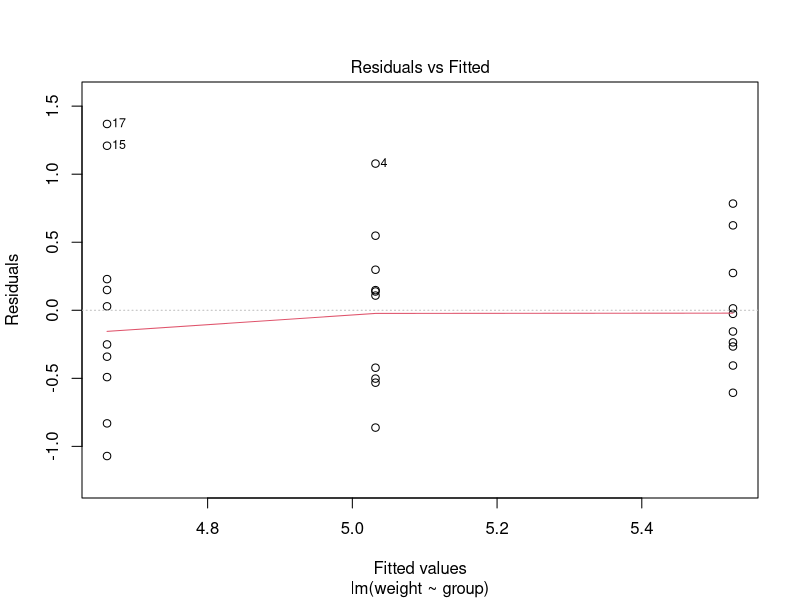
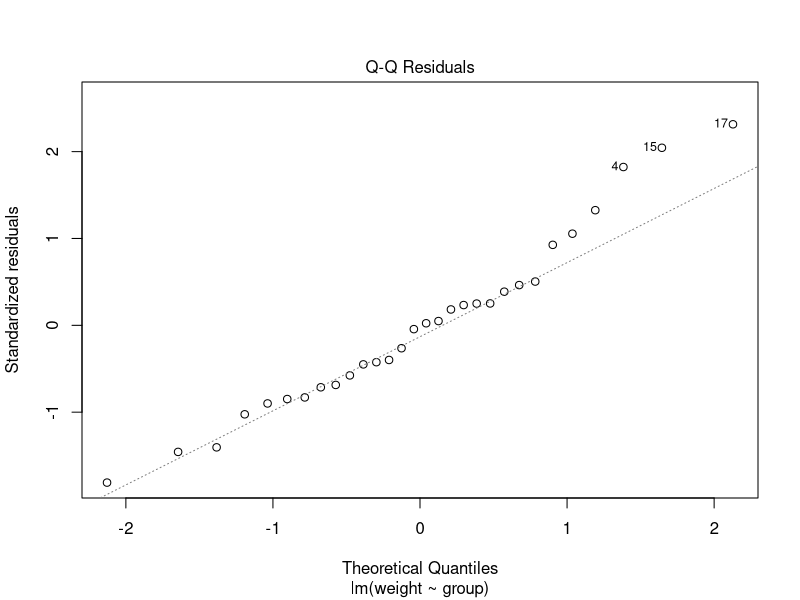
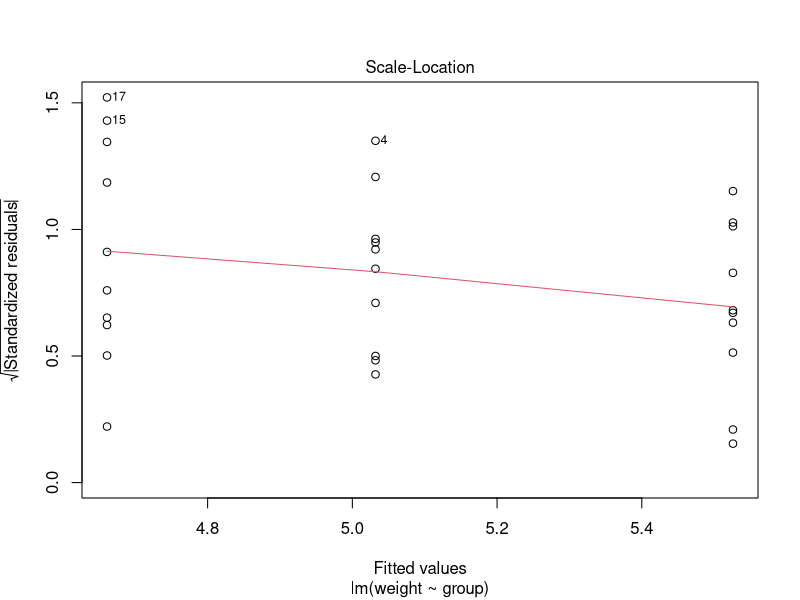
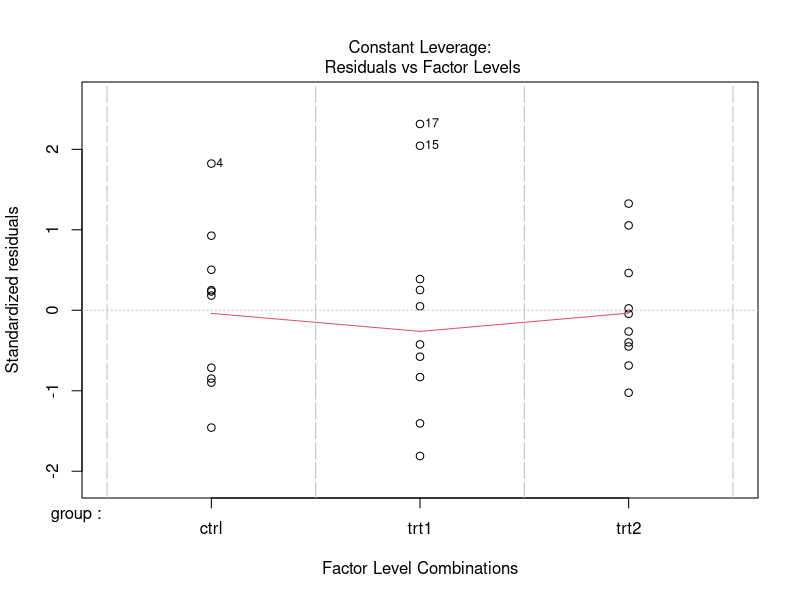

Source code (R) for these figures, in order:
## Section 9.2. These are pencil and paper exercises, but the following R code
## generates the answers...
## 1.
x <- c(0.1, 1.3, 0.4, 1.4, 2.0, 1.6)
z <- factor(c("a", "a", "fred", "a", "c", "c"))
model.matrix(~ x + z) ## obviously any re-ordering of columns is fine

#  (Intercept)   x zc zfred
# 1           1 0.1  0     0
# 2           1 1.3  0     0
# 3           1 0.4  0     1
# 4           1 1.4  0     0
# 5           1 2.0  1     0
# 6           1 1.6  1     0

## 2.
x <- factor(c("a", "a", "b", "a", "b", "a"))
z <- factor(c("ctrl", "trt", "trt", "trt", "ctrl", "ctrl"))
model.matrix(~ x * z)

#  (Intercept) xb ztrt xb:ztrt
# 1           1  0    0       0
# 2           1  0    1       0
# 3           1  1    1       1
# 4           1  0    1       0
# 5           1  1    0       0
# 6           1  0    0       0

## 3.
z <- c(1, 2, 1, 3, 4, 2)
model.matrix(~ x * z)

#  (Intercept) xb z xb:z
# 1           1  0 1    0
# 2           1  0 2    0
# 3           1  1 1    1
# 4           1  0 3    0
# 5           1  1 4    4
# 6           1  0 2    0


## 9.3

pgm <- lm(weight ~ group, data = PlantGrowth)
plot(pgm)
## ... slight hint that variability might not be constant, but
## could also occurr by chance with a sample size of 30. Approximations
## see good enough here.
pg0 <- lm(weight ~ 1, data = PlantGrowth) ## fit no group effect model
anova(pg0, pgm) ## p-value 1.6% => evidence for an effect

summary(pgm)
## the intercept is now the control group mean weight, and the other
## parameters the difference in mean weight between the other groups
## and the control. Although for the data al together we can detect that
## group has an effect, the p-values in the above table indicate that it
## is not clear which group differences are driving the overall effect.
## Probably it is the difference between trt1 and trt2 that drives the
## overall effect. Let's investigate...

PlantGrowth1 <- PlantGrowth
PlantGrowth1$group <- factor(PlantGrowth1$group, levels = c("trt1", "trt2", "ctrl"))
summary(lm(weight ~ group, data = PlantGrowth1))
## ... yes!

## Remember, when we test hypotheses about parameters, we are testing hypotheses
## about the true population parameter values - not the estimates we obtained
## in the particular sample.

## section 10, classes

ad <- function(x, diff = c(1, 1)) {
  ## create class "ad" object. diff[1] is number of grads
  ## diff[2] is element to set to 1.
  grad <- rep(0, diff[1])
  if (diff[2] > 0 && diff[2] <= diff[1]) grad[diff[2]] <- 1
  attr(x, "grad") <- grad
  class(x) <- "ad"
  x
}

sin.ad <- function(a) {
  grad.a <- attr(a, "grad")
  a <- as.numeric(a) ## avoid infinite recursion!
  d <- sin(a)
  attr(d, "grad") <- cos(a) * grad.a
  class(d) <- "ad"
  d
}

"*.ad" <- function(a, b) { ## ad multiplication
  grad.a <- attr(a, "grad")
  grad.b <- attr(b, "grad")
  a <- as.numeric(a)
  b <- as.numeric(b)
  d <- a * b
  attr(d, "grad") <- a * grad.b + b * grad.a ## chain rule
  class(d) <- "ad"
  d
}

"/.ad" <- function(a, b) {
  grad.a <- attr(a, "grad")
  grad.b <- attr(b, "grad")
  a <- as.numeric(a)
  b <- as.numeric(b)
  d <- a / b
  attr(d, "grad") <- grad.a / b - a * grad.b / b^2
  class(d) <- "ad"
  d
}

"+.ad" <- function(a, b) {
  grad.a <- attr(a, "grad")
  grad.b <- attr(b, "grad")
  a <- as.numeric(a)
  b <- as.numeric(b)
  d <- a + b
  attr(d, "grad") <- grad.a + grad.b
  class(d) <- "ad"
  d
}

exp.ad <- function(a) {
  grad.a <- attr(a, "grad")
  a <- as.numeric(a)
  d <- exp(a)
  attr(d, "grad") <- d * grad.a
  class(d) <- "ad"
  d
}
## regular...
x1 <- 1
x2 <- 2
x3 <- pi / 2
(x1 * x2 * sin(x3) + exp(x1 * x2)) / x3

## AD...
x1 <- ad(1, c(3, 1))
x2 <- ad(2, c(3, 2))
x3 <- ad(pi / 2, c(3, 3))
a <- (x1 * x2 * sin(x3) + exp(x1 * x2)) / x3
a


## Section 11, matrix computation solutions.

## 11 tr(AB) = sum_i sum_k A[i,k] * B[k,i] i.e. sum(A*t(B))
n <- 5
A <- matrix(runif(n^2), n, n)
B <- matrix(runif(n^2), n, n)

sum(diag(A %*% B)) ## inefficient
sum(A * t(B)) ## more efficient by factor O(n)

diag(A %*% B) ## inefficient
rowSums(A * t(B)) ## efficient

## 11.2
## let mx = E(X), Vx = E[(X-mx)(X-mx)^T]. E(Y) = AE(x) = Amx (= my, say).
## Now Vy =  E[(Y-my)(Y-my)^T] = E[A(X-mx)(X-mx)^TA^T] = AE[(X-mx)(X-mx)^T]A^T
## = AVxA^T (recall (AB)^T = B^TA^T)

rmvn <- function(n, m, S) {
  ## generate n multivariate normal vectors from MVN(m,S).
  ## Let p=length(m). Start with chol decomp R^TR=S, and
  ## p vector of N(0,1) random variables Z. R^TZ have cov
  ## matrix S, by preceding result. So R^TZ + m gives
  ## desired random vector.
  R <- chol(S) ## Cholesky factor of cov matrix M
  p <- length(m)
  if (p != nrow(S) && p != 1) stop("m and S dimensions do not match")
  Z <- matrix(rnorm(n * p), p, n) ## n standard normal p-vectors
  t(R) %*% Z + m ## n MVN(m,S) vectors
} ## rmvn

## check it is working as intended
S <- crossprod(matrix(runif(9), 3, 3))
m <- runif(3)
x <- rmvn(10000, m, S)
rowMeans(x)
m ## check mean
cov(t(x))
S ## check covariance
